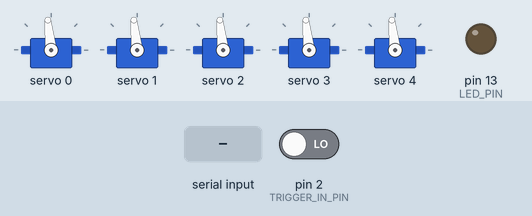
Bench run of a sketch on a simulated Arduino Uno, built with avr-gcc and run on an emulated ATmega328P. Shown: 5 × servo, output pins drawn as LEDs (lit = HIGH). The inputs (shaded band) are chosen by the test bench; at power-on: pin 2 (TRIGGER_IN_PIN) LOW. What the sketch prints to the serial monitor is not drawn.

Above: at 1.2 s.
1.3 s: pin 2 (TRIGGER_IN_PIN) driven HIGH
At 1.6 s:
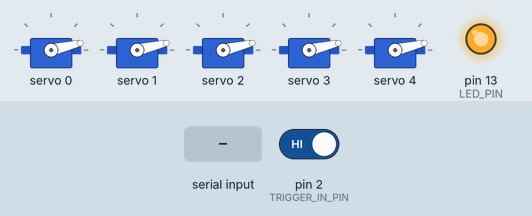
2.8 s: "0" received over Serial
4.3 s: pin 2 (TRIGGER_IN_PIN) driven LOW
At 5.1 s:
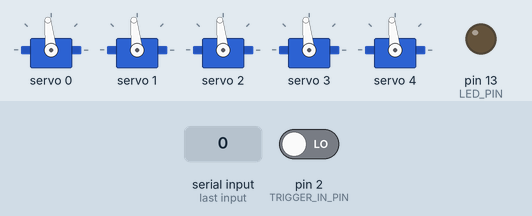
Timing chart, 0 to 7.3 s (numbered marks = the images above; inputs shaded):
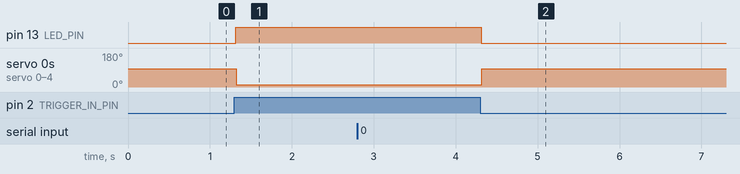

Measured:
- after the input at 1.3 s, pin 13 (LED_PIN): LOW → HIGH at once; servo 0–4: 96° → 13° at once
- after the input at 4.3 s, pin 13 (LED_PIN): HIGH → LOW at once; servo 0–4: 13° → 96° at once

The sketch:

uno_servo_controller.ino
```cpp
#include <Wire.h>
#include <Adafruit_PWMServoDriver.h>

/*
 * ======================================================================================
 * 🦾 [보드 2: 아두이노 Uno 전용] 디지털 트리거 입력 기반 PCA9685 16채널 I2C 서보 컨트롤러
 * ======================================================================================
 * - 역할: ESP32로부터 디지털 핀(D2) 신호(HIGH=주먹 / LOW=펴기)만 받아서 PCA9685 I2C로 서보 5개 구동
 * - 필수 라이브러리: 'Adafruit PWM Servo Driver Library'
 *
 * [배선 안내]
 *   1. ESP32 -> 아두이노 Uno (트리거 신호):
 *      - ESP32 [P23 (GPIO 23)] ---> 아두이노 Uno [D2]
 *      - ESP32 [GND]           <--> 아두이노 Uno [GND] (공통 접지 필수)
 *
 *   2. 아두이노 Uno -> PCA9685 (I2C 서보 드라이버):
 *      - 아두이노 Uno [A4]  ---> PCA9685 [SDA]
 *      - 아두이노 Uno [A5]  ---> PCA9685 [SCL]
 *      - 아두이노 Uno [5V]  ---> PCA9685 [VCC]  (Uno는 5V 보드이므로 5V 연결!)
 *      - 아두이노 Uno [GND] ---> PCA9685 [GND] (및 OE 핀도 GND 연결 권장)
 *      - 외부 5V 파워(+/-)  ---> PCA9685 [V+ / GND] (서보 구동용 분리 전원)
 * ======================================================================================
 */

Adafruit_PWMServoDriver pwm = Adafruit_PWMServoDriver(0x40, Wire);

// 트리거 입력 핀 (⚠️ ESP32 3.3V 보호를 위해 반드시 INPUT 사용, INPUT_PULLUP 사용 금지!)
const int TRIGGER_IN_PIN = 2;    // 아두이노 Uno 디지털 2번 핀 (D2)
const int LED_PIN = LED_BUILTIN; // 아두이노 Uno 내장 LED (13번)

// PCA9685 채널 설정 (0~4번: 첫 번째 ~ 다섯 번째 서보)
const uint8_t SERVO_CHANNELS[] = {0, 1, 2, 3, 4};
const int NUM_SERVOS = sizeof(SERVO_CHANNELS) / sizeof(SERVO_CHANNELS[0]);

// 서보 PWM 펄스 범위 (50Hz, 12-bit 0~4095)
const int SERVO_PULSE_MIN = 120; // 0도 펄스
const int SERVO_PULSE_MAX = 490; // 180도 펄스

// 손가락별 개별 각도 (0 ~ 180도)
const int ANGLE_FIST[NUM_SERVOS] = {10, 10, 10, 10, 10};
const int ANGLE_OPEN[NUM_SERVOS] = {95, 95, 95, 95, 95};

int currentGripState = -1; // -1: 미설정, 0: 펴기, 1: 주먹
int lastRawPinState = LOW;
unsigned long lastDebounceTime = 0;
const unsigned long DEBOUNCE_MS = 15; // 15ms 노이즈 디바운싱

uint16_t angleToPulse(int angle) {
  int clamped = constrain(angle, 0, 180);
  return (uint16_t)map(clamped, 0, 180, SERVO_PULSE_MIN, SERVO_PULSE_MAX);
}

void moveAllServos(const int angles[NUM_SERVOS]) {
  for (int i = 0; i < NUM_SERVOS; i++) {
    pwm.setPWM(SERVO_CHANNELS[i], 0, angleToPulse(angles[i]));
  }
}

void setGrip(bool isFist) {
  int targetState = isFist ? 1 : 0;
  if (currentGripState == targetState) {
    return;
  }
  currentGripState = targetState;

  if (isFist) {
    digitalWrite(LED_PIN, HIGH);
    moveAllServos(ANGLE_FIST);
    Serial.println("[UNO] 트리거 HIGH(1) -> 주먹 쥐기");
  } else {
    digitalWrite(LED_PIN, LOW);
    moveAllServos(ANGLE_OPEN);
    Serial.println("[UNO] 트리거 LOW(0) -> 손 펴기");
  }
}

void setup() {
  Serial.begin(9600);

  // ⚠️ 중요: ESP32(3.3V) 출력 핀에 Uno의 5V가 역류하지 않도록 순수 INPUT 모드 사용
  pinMode(TRIGGER_IN_PIN, INPUT);
  pinMode(LED_PIN, OUTPUT);
  digitalWrite(LED_PIN, LOW);

  Wire.begin(); // Uno 기본 I2C: A4(SDA), A5(SCL)
  Wire.beginTransmission(0x40);
  byte err = Wire.endTransmission();
  if (err == 0) {
    Serial.println("[UNO] PCA9685 (0x40) I2C 연결 성공!");
  } else {
    Serial.print("[UNO] PCA9685 (0x40) 응답 없음! A4(SDA)/A5(SCL)/5V/GND 확인, err=");
    Serial.println(err);
  }

  pwm.begin();
  pwm.setOscillatorFrequency(27000000);
  pwm.setPWMFreq(50);
  delay(10);

  // 초기 상태: 손 펴기
  moveAllServos(ANGLE_OPEN);
  currentGripState = 0;
  Serial.println("[UNO] 대기 중... (D2 핀 HIGH=주먹, LOW=펴기)");
}

void loop() {
  // 1. [ESP32 -> Uno D2 핀 실시간 감시 (15ms 디바운싱)]
  int rawState = digitalRead(TRIGGER_IN_PIN);
  if (rawState != lastRawPinState) {
    lastDebounceTime = millis();
    lastRawPinState = rawState;
  }

  if ((millis() - lastDebounceTime) >= DEBOUNCE_MS) {
    setGrip(rawState == HIGH);
  }

  // 2. [선택 사항] Uno 시리얼 모니터 단독 테스트 ('1': 주먹, '0': 펴기)
  while (Serial.available() > 0) {
    char c = Serial.read();
    if (c == '1') {
      setGrip(true);
    } else if (c == '0') {
      setGrip(false);
    }
  }
}
```
